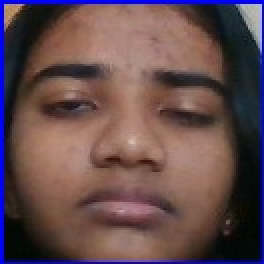
#> input picture Finished project DMT/Try_face_clustering/dataset/User.4.45.jpg, 132 x 132 px, found by its file name (shown 2 times larger)
$ python Histogram3.py
#> lines starting #> are read from the running program, lines starting #| are printed output that depends on the picture

import cv2
import numpy as np
from matplotlib import pyplot as plt

img = cv2.imread('dataSet/User.4.45.jpg',0)
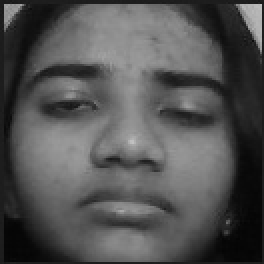
#> img: shape (132, 132) (shown 2 times larger); min 4, max 194, mean 82.5

hist,bins = np.histogram(img.flatten(),256,[0,256])
#> hist = 256 values, max 487 at index 29, min 0 at index 0, mean 68.06; bins = 257 values from 0 to 256

cdf = hist.cumsum()
#> cdf = 256 values from 0 to 17424
cdf_normalized = cdf * hist.max()/ cdf.max()
#> cdf_normalized = 256 values from 0 to 487

plt.plot(cdf_normalized, color = 'b')
plt.hist(img.flatten(),256,[0,256], color = 'r')
plt.xlim([0,256])
plt.legend(('cdf','histogram'), loc = 'upper left')
plt.show()
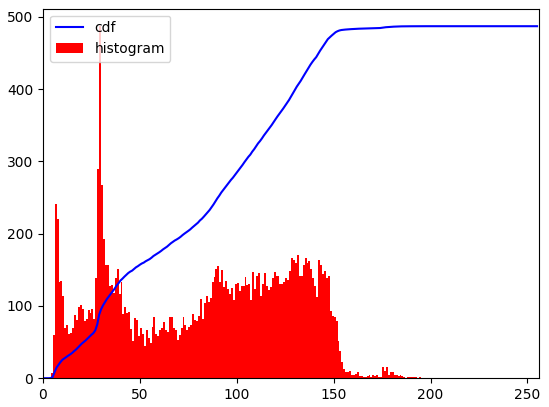
#> figure drawn by matplotlib, 1 panel; tallest bar 487 high, from x = 29 to 30; curve peaks at x = 194, y = 487

$ run again, with Finished project DMT/Try_face_clustering/dataset/User.4.1.jpg copied over Finished project DMT/Try_face_clustering/dataset/User.4.45.jpg
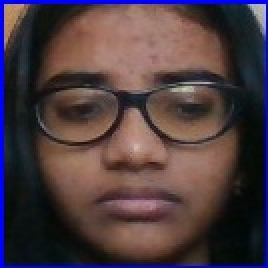
#> input picture Finished project DMT/Try_face_clustering/dataset/User.4.1.jpg, 134 x 134 px, found by its file name (shown 2 times larger)
#> `img = cv2.imread('dataSet/User.4.45.jpg',0)`:
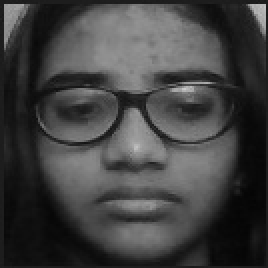
#> img: shape (134, 134) (shown 2 times larger); min 4, max 202, mean 65.1
#> hist = 256 values, max 548 at index 29, min 0 at index 0, mean 70.14; bins = 257 values from 0 to 256
#> cdf = 256 values from 0 to 17956
#> cdf_normalized = 256 values from 0 to 548
#> `plt.show()`:
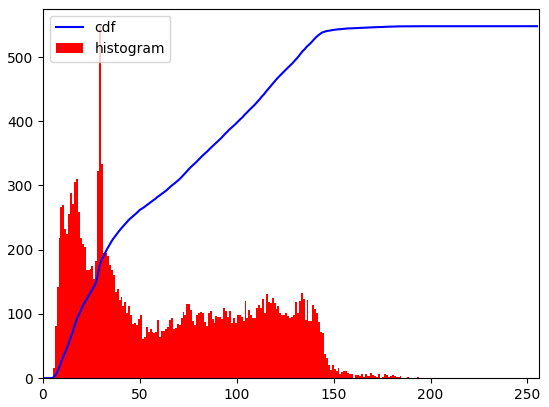
#> figure drawn by matplotlib, 1 panel; tallest bar 548 high, from x = 29 to 30; curve peaks at x = 202, y = 548

$ run again, with Finished project DMT/Try_face_clustering/dataset/User.4.100.jpg copied over Finished project DMT/Try_face_clustering/dataset/User.4.45.jpg
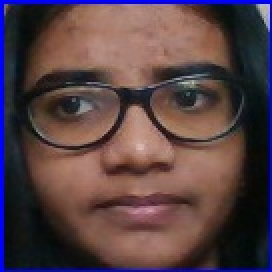
#> input picture Finished project DMT/Try_face_clustering/dataset/User.4.100.jpg, 136 x 136 px, found by its file name (shown 2 times larger)
#> `img = cv2.imread('dataSet/User.4.45.jpg',0)`:
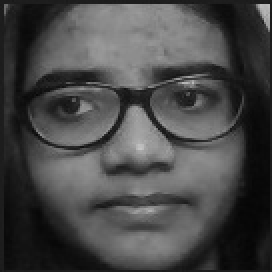
#> img: shape (136, 136) (shown 2 times larger); min 5, max 197, mean 71.9
#> hist = 256 values, max 550 at index 29, min 0 at index 0, mean 72.25; bins = 257 values from 0 to 256
#> cdf = 256 values from 0 to 18496
#> cdf_normalized = 256 values from 0 to 550
#> `plt.show()`:
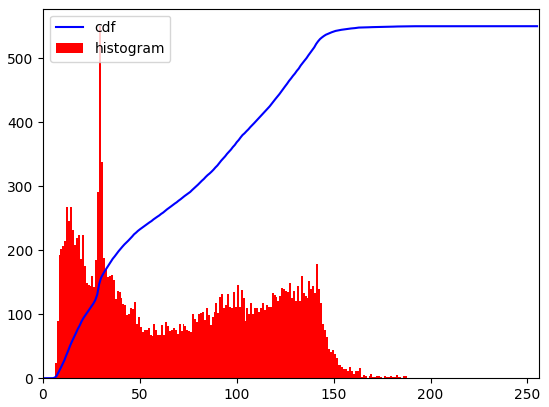
#> figure drawn by matplotlib, 1 panel; tallest bar 550 high, from x = 29 to 30; curve peaks at x = 197, y = 550
